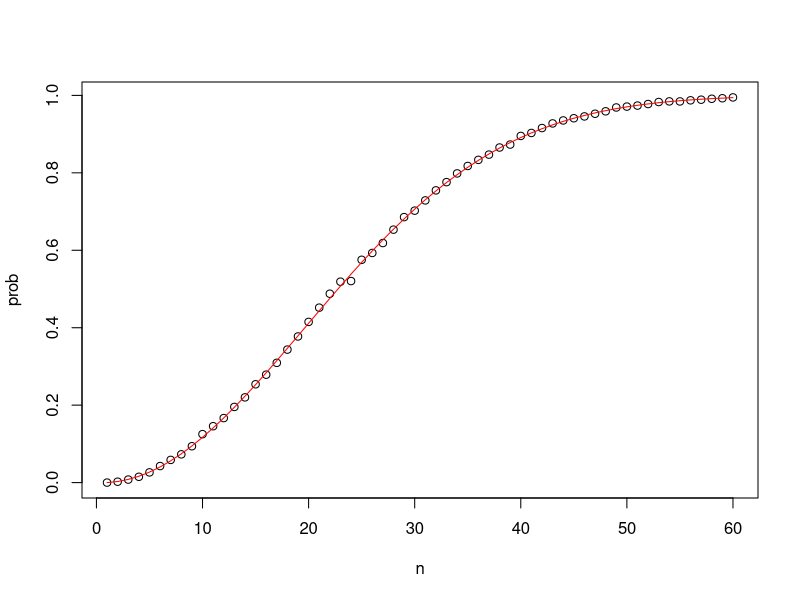

Write the R code that produced this figure.
compute_prob <- function(students, n = 10000) {
  same_day <- replicate(n, {
    bdays <- sample(1:365, students, replace=TRUE)
    any(duplicated(bdays))
  })
  mean(same_day)
}

# the sapply() function allows any function to be applied element-wise to a vector
# note than some functions like sqrt() and * do this by default
n <- seq(1, 60)
prob <- sapply(n, compute_prob)

# we can also compute the exact probability as follows
exact_prob <- function(n) {
  prob_unique <- seq(365, 365 - n + 1)/365
  1 - prod(prob_unique)
}

eprob <- sapply(n, exact_prob)

plot(n, prob)
lines(n, eprob, col = "red")